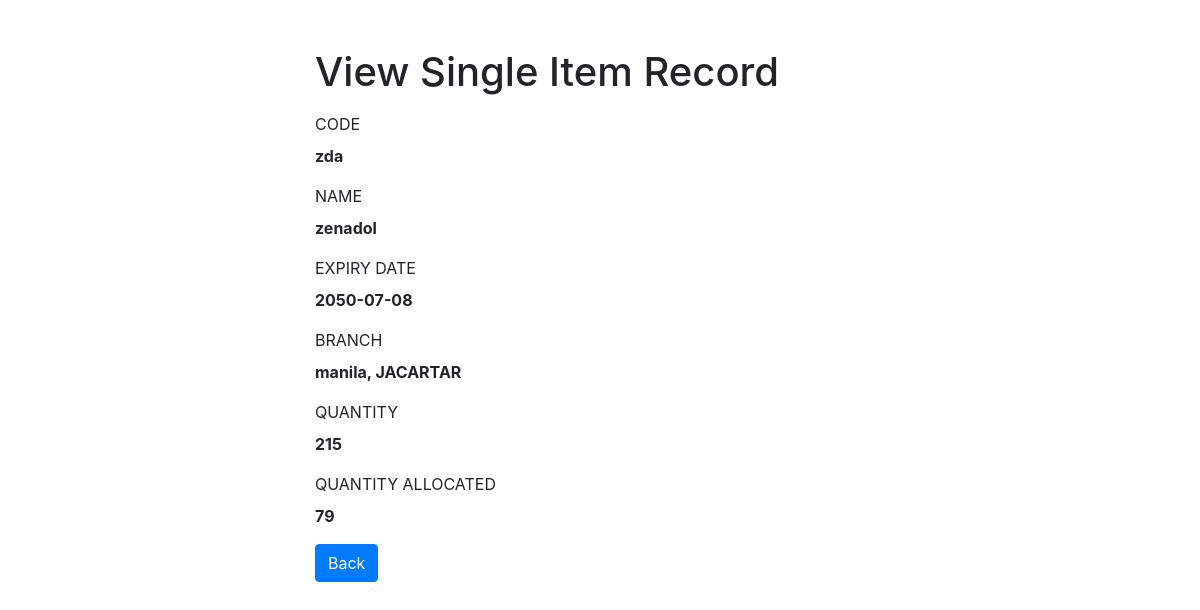
/read.php?id=18, run on the app's committed database.
### tables this page shows
CREATE TABLE `drugs` (
  `id` int(10) NOT NULL,
  `code` varchar(50) NOT NULL,
  `name` varchar(50) NOT NULL,
  `batch` varchar(50) NOT NULL,
  `expiry_date` date NOT NULL,
  `branch` varchar(50) NOT NULL,
  `quantity` int(50) NOT NULL,
  `allocated` int(50) NOT NULL
);

### read.php (the view, shortened to what this page needs)
<?php
if(isset($_GET["id"]) && !empty(trim($_GET["id"]))){
    require_once "config.php";
    $sql = "SELECT * FROM drugs WHERE id = ?";
    if($stmt = mysqli_prepare($link, $sql)){
        mysqli_stmt_bind_param($stmt, "i", $param_id);
        if(mysqli_stmt_execute($stmt)){
            $result = mysqli_stmt_get_result($stmt);
            if(mysqli_num_rows($result) == 1){
                $row = mysqli_fetch_array($result, MYSQLI_ASSOC);
            } else{
                header("location: error.php");
                exit();
            }
        } else{
            echo "Oops! Something went wrong. Please try again later.";
        }
    }
} else{
    header("location: error.php");
    exit();
}
?>
<!DOCTYPE html>
<html lang="en">
<head>
    <link rel="stylesheet" href="https://stackpath.bootstrapcdn.com/bootstrap/4.5.2/css/bootstrap.min.css">
</head>
<body>
    <div class="wrapper">
        <div class="container-fluid">
            <div class="row">
                <div class="col-md-12">
                    <h1 class="mt-5 mb-3">View Single Item Record</h1>
                    <div class="form-group">
                        <label>CODE</label>
                        <p><b><?php echo $row["code"]; ?></b></p>
                    </div>
                    <div class="form-group">
                        <label>NAME</label>
                        <p><b><?php echo $row["name"]; ?></b></p>
                    </div>
                    <div class="form-group">
                        <label>EXPIRY DATE</label>
                        <p><b><?php echo $row["expiry_date"]; ?></b></p>
                    </div>
                    <div class="form-group">
                        <label>BRANCH</label>
                        <p><b><?php echo $row["branch"]; ?></b></p>
                    </div>
                    <div class="form-group">
                        <label>QUANTITY </label>
                        <p><b><?php echo $row["quantity"]; ?></b></p>
                    </div>
                    <div class="form-group">
                        <label>QUANTITY ALLOCATED</label>
                        <p><b><?php echo $row["allocated"]; ?></b></p>
                    </div>
                    <p><a href="index.php" class="btn btn-primary">Back</a></p>
                </div>
            </div>
        </div>
    </div>
</body>
</html>

### read.php (style rules this page uses)
.wrapper { width: 600px; margin: 0 auto; }

### data on the page
drugs: code "zda", name "zenadol", expiry_date "2050-07-08", branch "manila, JACARTAR", quantity "215", allocated "79"
